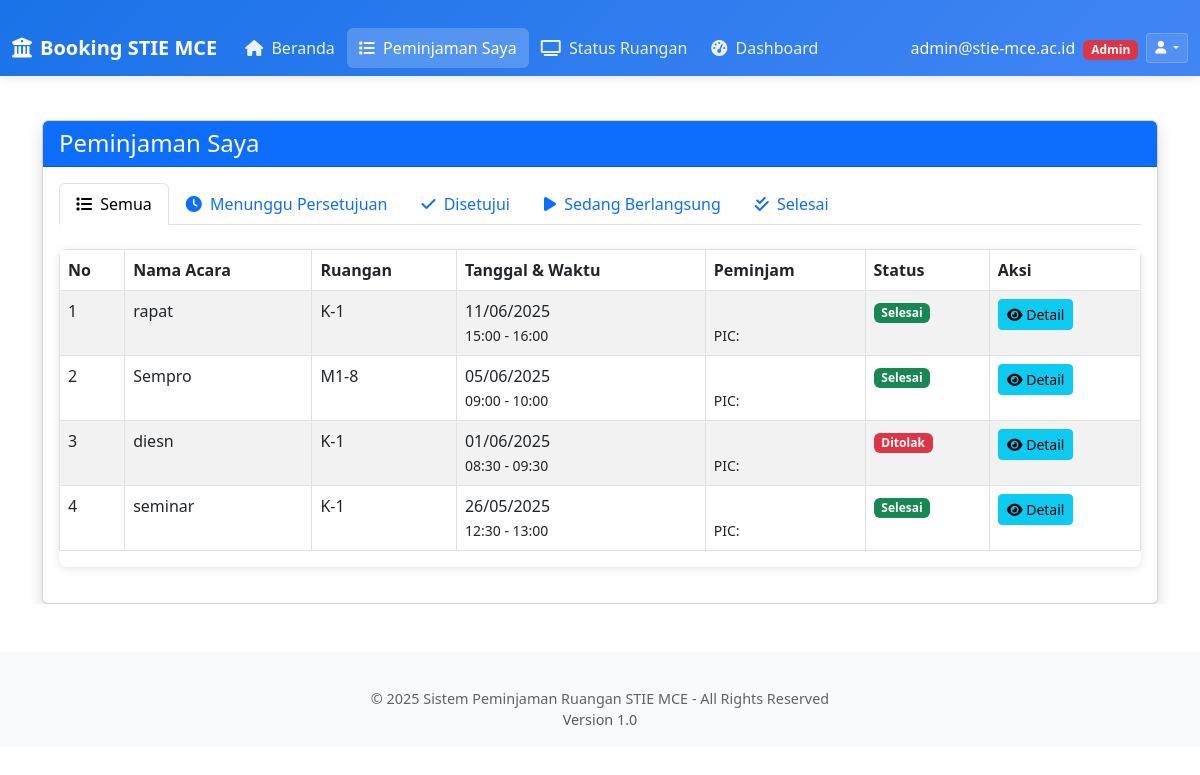
Screenshot of /my_bookings.php (signed in) with the database file from the repository.
### tables this page shows
CREATE TABLE `tbl_booking` (
  `id_booking` int(11) NOT NULL,
  `id_user` int(11) NOT NULL,
  `id_ruang` int(11) NOT NULL,
  `nama_acara` varchar(200) NOT NULL,
  `tanggal` date NOT NULL,
  `jam_mulai` time NOT NULL,
  `jam_selesai` time NOT NULL,
  `keterangan` text NOT NULL,
  `nama` varchar(100) NOT NULL,
  `no_penanggungjawab` int(15) NOT NULL,
  `status` enum('pending','approve','rejected','cancelled','active','done') NOT NULL DEFAULT 'pending',
  `checked_out_by` varchar(50) DEFAULT NULL,
  `checkout_status` enum('pending','manual_checkout','auto_completed','force_checkout') NOT NULL DEFAULT 'pending',
  `checkout_time` datetime DEFAULT NULL,
  `completion_note` varchar(255) DEFAULT NULL,
  `is_external` tinyint(1) NOT NULL DEFAULT 0,
  `activated_at` datetime DEFAULT NULL,
  `activated_by` varchar(50) DEFAULT NULL,
  `activation_note` text DEFAULT NULL,
  `approved_at` datetime DEFAULT NULL,
  `approved_by` varchar(50) DEFAULT NULL,
  `approval_reason` text DEFAULT NULL,
  `cancelled_by` varchar(50) DEFAULT NULL,
  `cancelled_at` datetime DEFAULT NULL,
  `cancellation_reason` text DEFAULT NULL,
  `auto_approved` tinyint(1) DEFAULT 0 COMMENT 'Was this booking auto-approved?',
  `auto_approval_reason` varchar(255) DEFAULT NULL COMMENT 'Reason for auto-approval',
  `created_at` timestamp NOT NULL DEFAULT current_timestamp(),
  `id_schedule` int(11) DEFAULT NULL COMMENT 'Jika booking ini dari jadwal kuliah berulang',
  `booking_type` enum('manual','recurring','external') DEFAULT 'manual' COMMENT 'Jenis booking',
  `auto_generated` tinyint(1) DEFAULT 0,
  `created_by_cs` tinyint(1) DEFAULT 0 COMMENT 'Dibuat oleh CS',
  `cs_user_id` int(11) DEFAULT NULL COMMENT 'ID user CS yang membuat booking',
  `addon_total_cost` decimal(10,2) DEFAULT 0.00 COMMENT 'Total biaya add-on',
  `base_price` decimal(10,2) DEFAULT 0.00 COMMENT 'Harga dasar ruangan',
  `addon_total` decimal(10,2) DEFAULT 0.00 COMMENT 'Total harga add-on',
  `total_amount` decimal(10,2) GENERATED ALWAYS AS (`base_price` + `addon_total`) STORED COMMENT 'Total pembayaran',
  `payment_status` enum('pending','paid','partial','refund') DEFAULT 'pending',
  `payment_method` varchar(50) DEFAULT NULL,
  `payment_date` datetime DEFAULT NULL,
  `karyawan_id` int(11) DEFAULT NULL COMMENT 'Direct reference ke dbIRIS.tblKaryawan',
  `user_type` enum('local','dosen_iris','external') DEFAULT 'local' COMMENT 'Tipe user',
  `nik_dosen` varchar(20) DEFAULT NULL COMMENT 'NIK dosen dari dbIRIS',
  `nama_dosen` varchar(200) DEFAULT NULL COMMENT 'Nama dosen dari dbIRIS',
  `email_dosen` varchar(100) DEFAULT NULL COMMENT 'Email dosen dari dbIRIS',
  `tahun_akademik_info` varchar(20) DEFAULT NULL COMMENT 'Tahun akademik (2024/2025)',
  `periode_info` varchar(20) DEFAULT NULL COMMENT 'Ganjil/Genap/Pendek',
  `catatan_dosen` text DEFAULT NULL COMMENT 'Catatan tambahan dari dosen'
);

CREATE TABLE `tbl_ruang` (
  `id_ruang` int(11) NOT NULL,
  `id_gedung` int(11) NOT NULL,
  `nama_ruang` varchar(100) NOT NULL,
  `kapasitas` int(11) NOT NULL,
  `lokasi` varchar(50) NOT NULL,
  `fasilitas` text DEFAULT NULL COMMENT 'Daftar fasilitas ruangan',
  `allowed_roles` set('admin','mahasiswa','dosen','karyawan') DEFAULT 'admin,mahasiswa,dosen,karyawan' COMMENT 'Role yang boleh booking ruangan ini',
  `description` text DEFAULT NULL COMMENT 'Deskripsi ruangan'
);

### functions.php (called while the page is built, shortened)
<?php
function formatDate($date, $format = 'd/m/Y') {
    if ($date instanceof DateTime) {
        $dateObj = $date;
    } else {
        try {
            $dateObj = new DateTime($date);
        } catch (Exception $e) {
            return $date;
        }
    }
    switch ($format) {
        default:
            return $dateObj->format($format);
    }
}
function formatTime($time) {
    try {
        $timeObj = new DateTime($time);
        return $timeObj->format('H:i');
    } catch (Exception $e) {
        return $time;
    }
}
?>

### my_bookings.php (the view, shortened to what this page needs)
<?php
require_once 'config.php';
require_once 'functions.php';
$userId = $_SESSION['user_id'];
$status = isset($_GET['status']) ? $_GET['status'] : 'all';
if ($status === 'all') {
    $sql = "SELECT b.*, r.nama_ruang
            FROM tbl_booking b
            JOIN tbl_ruang r ON b.id_ruang = r.id_ruang
            WHERE b.id_user = ?
            ORDER BY b.tanggal DESC, b.jam_mulai DESC";
    $stmt = $conn->prepare($sql);
    $stmt->execute([$userId]);
}
$bookings = $stmt->fetchAll();
?>
<!DOCTYPE html>
<html lang="id">
<head>
    <link rel="stylesheet" href="style.css">
    <link rel="stylesheet" href="https://cdnjs.cloudflare.com/ajax/libs/font-awesome/6.0.0/css/all.min.css">
    <link rel="stylesheet" href="https://cdn.jsdelivr.net/npm/bootstrap@5.3.0/dist/css/bootstrap.min.css">
</head>
<body class="logged-in">
    <header>
        <?php include 'header.php'; ?>
    </header>
    <div class="container mt-4">
        <div class="card shadow">
            <div class="card-header bg-primary text-white">
                <h4 class="mb-0">Peminjaman Saya</h4>
            </div>
            <div class="card-body">
                <ul class="nav nav-tabs mb-4">
                    <li class="nav-item">
                        <a class="nav-link <?= $status === 'all' ? 'active' : '' ?>" href="?status=all">
                            <i class="fas fa-list me-1"></i> Semua
                        </a>
                    </li>
                    <li class="nav-item">
                        <a class="nav-link <?= $status === 'pending' ? 'active' : '' ?>" href="?status=pending">
                            <i class="fas fa-clock me-1"></i> Menunggu Persetujuan
                        </a>
                    </li>
                    <li class="nav-item">
                        <a class="nav-link <?= $status === 'approve' ? 'active' : '' ?>" href="?status=approve">
                            <i class="fas fa-check me-1"></i> Disetujui
                        </a>
                    </li>
                    <li class="nav-item">
                        <a class="nav-link <?= $status === 'active' ? 'active' : '' ?>" href="?status=active">
                            <i class="fas fa-play me-1"></i> Sedang Berlangsung
                        </a>
                    </li>
                    <li class="nav-item">
                        <a class="nav-link <?= $status === 'done' ? 'active' : '' ?>" href="?status=done">
                            <i class="fas fa-check-double me-1"></i> Selesai
                        </a>
                    </li>
                </ul>
               <div class="table-responsive">
                            <table class="table table-bordered table-striped table-hover">
                                <thead class="bg-light">
                                    <tr>
                                        <th>No</th>
                                        <th>Nama Acara</th>
                                        <th>Ruangan</th>
                                        <th>Tanggal & Waktu</th>
                                        <th>Peminjam</th>
                                        <th>Status</th>
                                        <th>Aksi</th>
                                    </tr>
                                </thead>
                                <tbody>
                                    <?php if (count($bookings) > 0): ?>
                                        <?php $i = 1; foreach ($bookings as $booking): ?>
                                            <tr>
                                                <td><?= $i++ ?></td>
                                                <td><?= htmlspecialchars($booking['nama_acara'] ?? '') ?></td>
                                                <td>
                                                    <?= htmlspecialchars($booking['nama_ruang'] ?? '') ?>
                                                </td>
                                                <td>
                                                    <?= formatDate($booking['tanggal']) ?><br>
                                                    <small><?= formatTime($booking['jam_mulai']) ?> - <?= formatTime($booking['jam_selesai']) ?></small>
                                                </td>
                                                <td>
                                                    <?= htmlspecialchars($booking['email'] ?? '') ?><br>
                                                    <small>PIC: <?= htmlspecialchars($booking['nama_penanggungjawab'] ?? '') ?></small>
                                                </td>
                                                <td>
                                                    <?php
                                                    $statusBadge = '';
                                                    switch ($booking['status']) {
                                                        case 'rejected':
                                                            $statusBadge = '<span class="badge bg-danger">Ditolak</span>';
                                                            break;
                                                        case 'done':
                                                            $statusBadge = '<span class="badge bg-success">Selesai</span>';
                                                            break;
                                                    }
                                                    echo $statusBadge;
                                                    ?>
                                                </td>
                                                <td>
                                                    <button type="button" class="btn btn-sm btn-info mb-1"
                                                            data-bs-toggle="modal"
                                                            data-bs-target="#detailModal<?= $booking['id_booking'] ?>">
                                                        <i class="fas fa-eye"></i> Detail
                                                    </button>
                                                </td>
                                            </tr>
                                        <?php endforeach; ?>
                                    <?php else: ?>
                                        <tr>
                                            <td colspan="7" class="text-center py-3">Tidak ada data peminjaman yang ditemukan.</td>
                                        </tr>
                                    <?php endif; ?>
                                </tbody>
                            </table>
                        </div>
                    </div>
                </div>
            </div>
    <footer class="mt-5 py-3 bg-light">
        <?php include 'footer.php'; ?>
    </footer>
</body>
</html>

### rows the page displays
tbl_booking: nama_acara "rapat", id_ruang.nama_ruang "K-1", tanggal "11/06/2025", jam_mulai "15:00", jam_selesai "16:00", status "Selesai"
tbl_booking: nama_acara "Sempro", id_ruang.nama_ruang "M1-8", tanggal "05/06/2025", jam_mulai "09:00", jam_selesai "10:00", status "Selesai"
tbl_booking: nama_acara "diesn", id_ruang.nama_ruang "K-1", tanggal "01/06/2025", jam_mulai "08:30", jam_selesai "09:30", status "Ditolak"
tbl_booking: nama_acara "seminar", id_ruang.nama_ruang "K-1", tanggal "26/05/2025", jam_mulai "12:30", jam_selesai "13:00", status "Selesai"

### other values shown
$userDisplayName "admin@stie-mce.ac.id"
$userRole "Admin"
$config['site_name'] "Sistem Peminjaman Ruangan STIE MCE"
